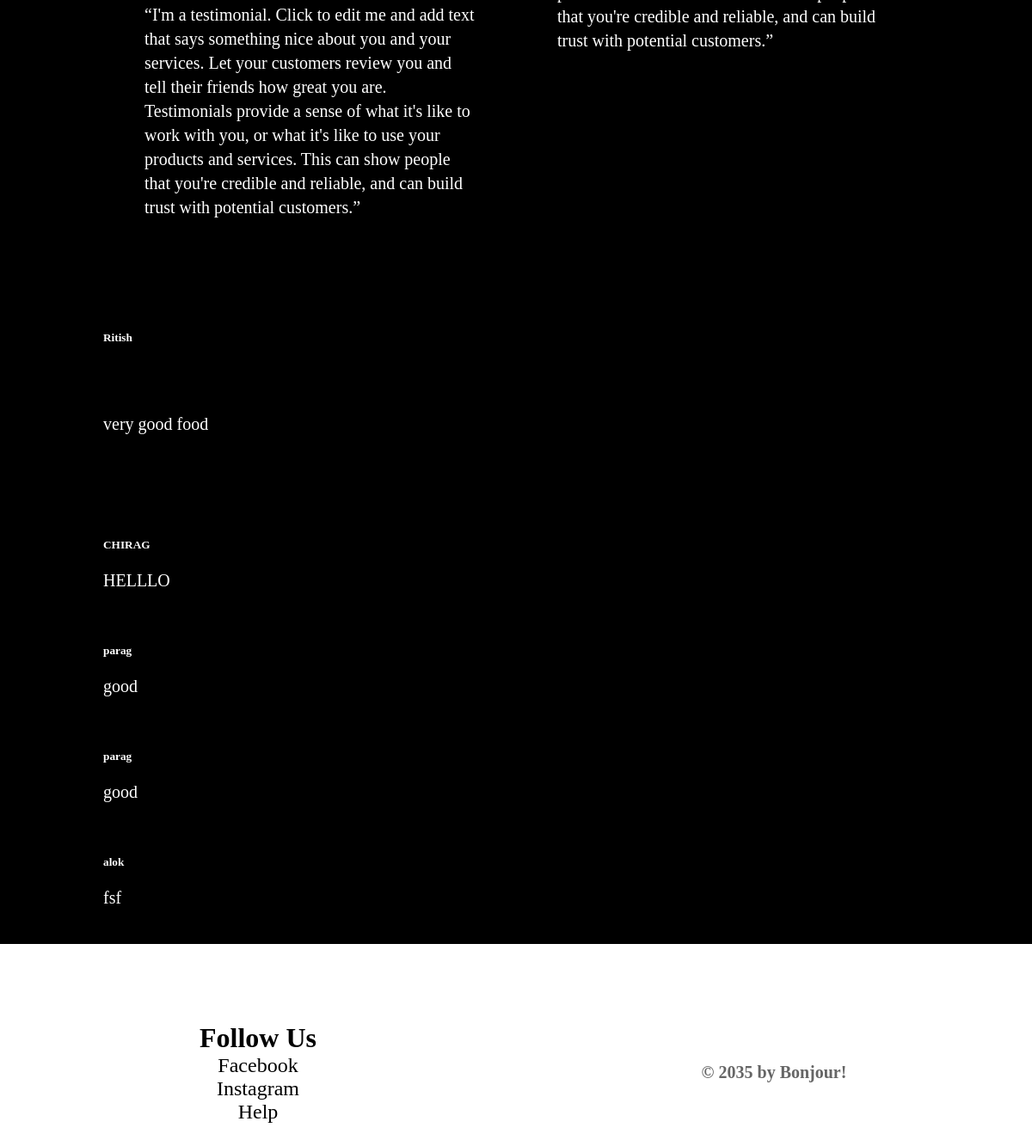
The app's page /reviewpage (lower part), older data.
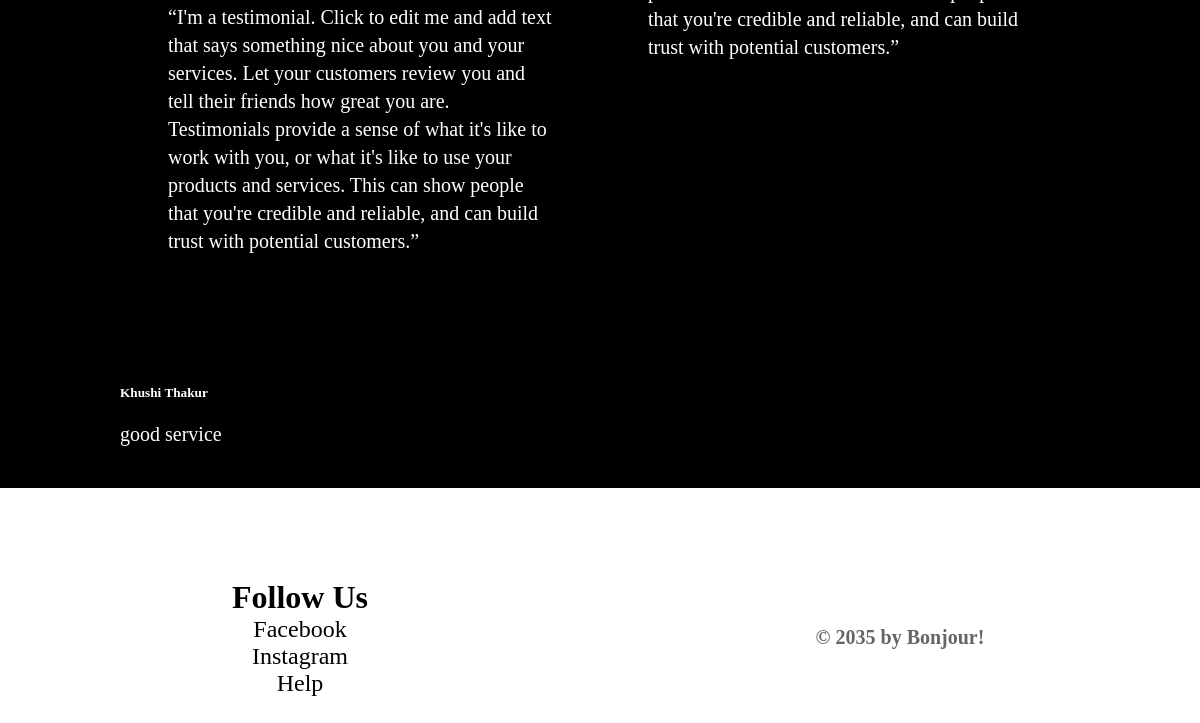
The same page, newer data.
### mainpage/models.py (models this page shows, shortened)
class review(models.Model):
      name=models.CharField(max_length=40)
      message=RichTextField()

### mainpage/views.py (the view)
def reviewpage(request):
   j=images.objects.filter(id=1).first()
   x=review.objects.all()
   return render(request,"review.html",{'j':j,'x':x})

### template/review.html (shortened to what this page needs)
<!DOCTYPE html>
<html lang="en">
<head>
    {% load static %}
    <link rel="stylesheet" href="{% static 'edb.css' %}">
    <link rel="stylesheet" href="/static/edb.css">
</head>
<body>
    <div class="black-div ">
        <div  class=" review-main">
        <div class="first1">
            <div class="fourth1">
                <div class="width40">
                    <p>“I'm a testimonial. Click to edit me and add text that says something nice about you and your
                        services. Let your customers review you and tell their friends how great you are. Testimonials
                        provide a sense of what it's like to work with you, or what it's like to use your products and
                        services. This can show people that you're credible and reliable, and can build trust with
                        potential
                        customers.”</p>
                </div>
            </div>
        </div>
        <div class="second2">
            <div class="fourth2">
                <div class="width40">
                    <p>“I'm a testimonial. Click to edit me and add text that says something nice about you and your
                        customers.”</p>
                </div>
            </div>
        </div>
    </div>
    {% for i in x %}
    <div class="width40">
        <h5>{{i.name}}</h5>
        <p>{{i.message|safe}}
        </p>
    </div>
    {% endfor %}
    </div>
    <div class="footer">
        <div class="footer1">
            <h1>Follow Us</h1>
            <div class="link">
                <a href="">Facebook</a><br>
                <a href="">Instagram</a> <br>
                <a href="">Help</a><br>
            </div>
        </div>
        <div class="footer2">
            <div class="copyright">
                <h4>
                    © 2035 by Bonjour!</h4>
            </div>
        </div>
    </div>
</body>
</html>

### static/edb.css (style rules this page uses)
* { padding: 0; margin: 0; scroll-behavior: smooth; }
html, body { width: 100%; height: 100%; background-color: #fff; box-sizing: border-box; }
h1, h2 { margin: 0; }
.footer { display: flex; height: 300px; }
.footer1 { width: 50%; text-align: center; margin: auto; }
.footer2 { text-align: center; width: 50%; margin: auto; }
.footer1 a { text-decoration: none; color: black; font-size: 24px; }
.footer2 h4 { font-size: 20px; opacity: 0.6; }
.black-div { background-color: #000; color: #fff; }
p { padding: 19px 0px 40px; font-size: 20px; line-height: 1.4; }
.review-main { display: flex; width: 80%; margin: auto; }
.width40 { width: 80%; margin: auto; }
.second2 { position: relative; bottom: 70px; }
.schild1, .tchild1, .fourth1 { padding-top: 20px; }
.schild1, .schild2, .fourth2, .fourth1, h5 { padding-top: 20px; }
.fourth1 { padding-bottom: 70px; }

Row changes from the older to the newer data that the page shows:
removed review: name "Ritish", message "very good food"
removed review: name "CHIRAG", message "HELLLO"
removed review: name "parag", message "good"
removed review: name "parag", message "good"
removed review: name "alok", message "fsf"
added review: name "Khushi Thakur", message "good service"
